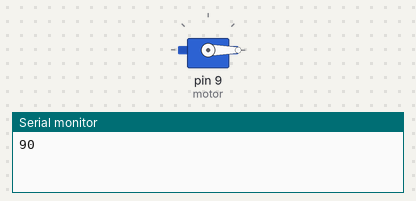
The sketch below on a simulated Arduino Uno, built with avr-gcc and run on an emulated ATmega328P. Parts: servo, the last lines printed to the serial monitor.

Above: at 0.05 s.
At 2.3 s:
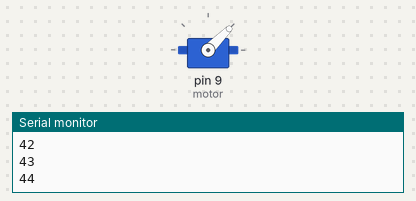
At 4.55 s:
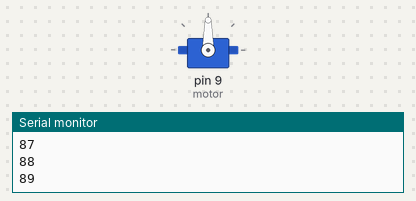
At 9.1 s:
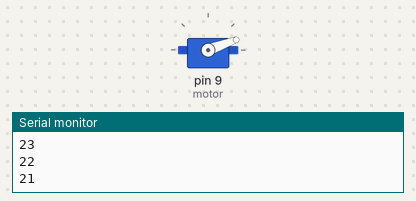
Timing chart, 0 to 13.2 s (numbered marks = the images above):
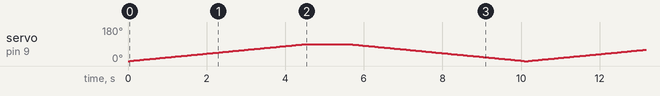

The sketch:

part_1.ino
```cpp
#include <Servo.h>


Servo motor;
int degree;


void setup()
{
  motor.attach(9, 1000, 2000);
  Serial.begin(9600);
}

void loop()
{
  while(1)
  {
    for (degree = 0; degree <= 90; degree++)
    {
      Serial.println(motor.read());
      motor.write(degree);
      delay(50);
    }
    delay(1000);
    for (degree = 90; degree >= 0; degree--)
    {
      Serial.println(motor.read());
      motor.write(degree);
      delay(50);
    }
  }

//    motor.write(90);
//    delay(2000);
//    motor.write(0);
//    delay(2000);
}
```
